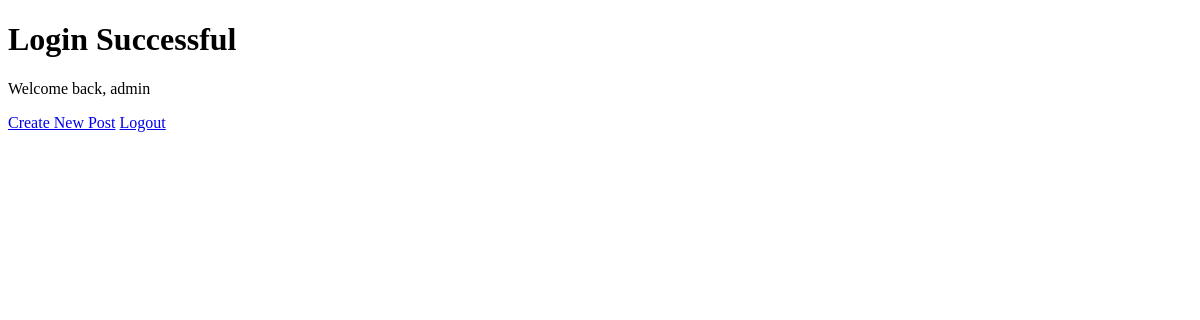
/dashboard (signed in), run on an earlier commit of the app's database.
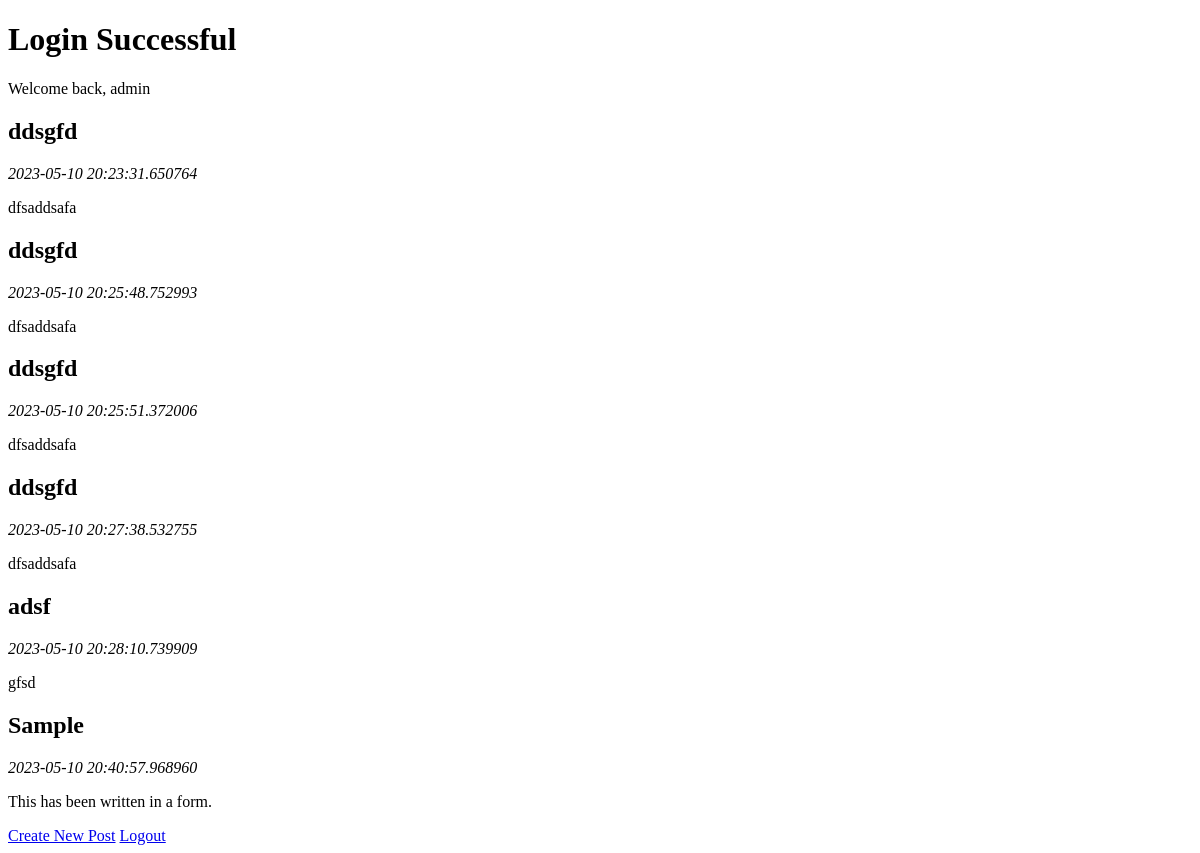
And on a later commit of the database.
### app.py (models this page shows)
class Post(db.Model):
    id = db.Column(db.Integer, primary_key=True)
    title = db.Column(db.String(200), nullable=False)
    image = db.Column(db.String(200), nullable=True)
    desc = db.Column(db.String(1000), nullable=False)
    date_created = db.Column(db.DateTime, default=datetime.now)
    author_id = db.Column(db.Integer, db.ForeignKey('user.id'))
    id_labeled = db.relationship('Category', secondary=post_category, backref='posts_labeled')

### app.py (the view)
@app.route('/dashboard')
@login_required
def dashboard():
    posts = Post.query.filter_by(author_id=current_user.id)
    return render_template('dashboard.html', current_user=current_user, posts=posts)

### app.py (called while the page is built)
@login_manager.user_loader
def load_user(user_id):
    return User.query.get(int(user_id))

### templates/dashboard.html (shortened to what this page needs)
{% extends 'base.html' %}
{% block content %}
<h1>Login Successful</h1>
<p>Welcome back, {{current_user.username}}</p>
{%for post in posts%}
<h2>{{post.title}}</h2>
<i>{{post.date_created}}</i>
<p>{{post.desc}}</p>
{%endfor%}
<a href='{{url_for('new_post')}}'>Create New Post</a>
<a href={{url_for('logout')}}>Logout</a>
{% endblock %}

What changed in the data, as far as the page shows it:
added Post: title "ddsgfd", date_created "2023-05-10 20:23:31.650764", desc "dfsaddsafa"
added Post: title "ddsgfd", date_created "2023-05-10 20:25:48.752993", desc "dfsaddsafa"
added Post: title "ddsgfd", date_created "2023-05-10 20:25:51.372006", desc "dfsaddsafa"
added Post: title "ddsgfd", date_created "2023-05-10 20:27:38.532755", desc "dfsaddsafa"
added Post: title "adsf", date_created "2023-05-10 20:28:10.739909", desc "gfsd"
added Post: title "Sample", date_created "2023-05-10 20:40:57.968960", desc "This has been written in a form."
